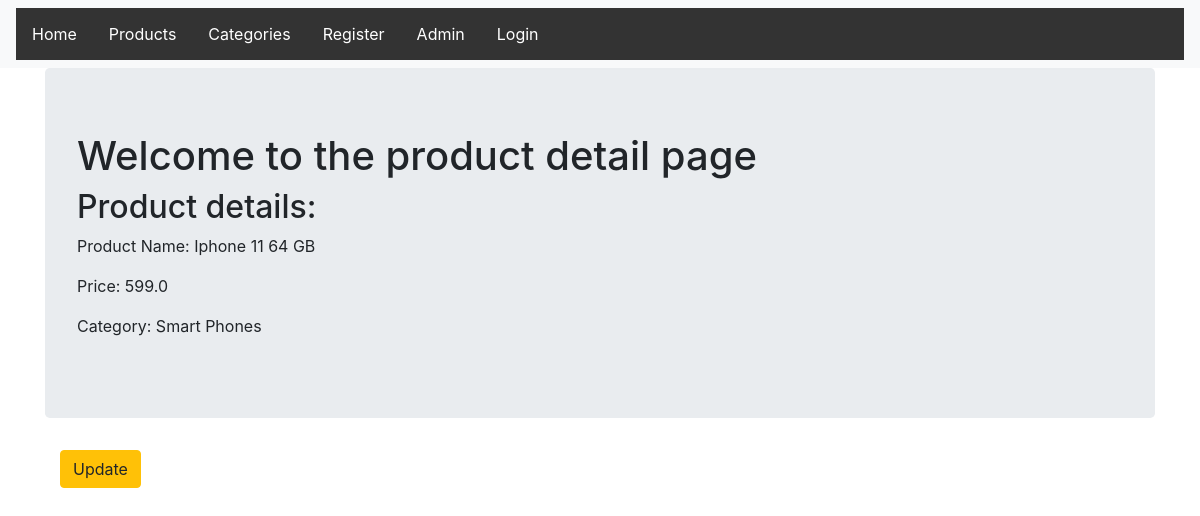
The page /core/1/ on the database its author committed.
### core/models.py (models this page shows, shortened)
class Product(models.Model):
    name = models.CharField(max_length=50)
    price_ht = models.FloatField()
    category = models.ForeignKey("core.Category", on_delete=models.CASCADE, related_name='products')
    TVA_AMOUNT = 0.0725

class Category(models.Model):
    name = models.CharField(max_length=50)
    description = models.TextField(max_length=100)
    def __str__(self):
        return self.name

### core/views.py (the view)
# urls.py: url(r'^(?P<pk>\d+)/$', views.ProductDetailView.as_view(), name='detail'),
class ProductDetailView(DetailView):
    context_object_name = 'product_detail'
    model = Product
    template_name = "core/product_detail.html"

### core/templates/core/product_detail.html
{% extends "core/core_base.html"%}
{% block body_block%}
<div class="jumbotron">
  <h1>Welcome to the product detail page</h1>
  <h2>Product details: </h2>
  <p>Product Name: {{product_detail.name}}</p>
  <p>Price: {{product_detail.price_ht}}</p>
  <p>Category: {{product_detail.category}}</p>
</div>
<div class="container">
  <p><a class='btn btn-warning' href="{% url 'core:update' pk=product_detail.pk %}">Update</a></p>
</div>
{% endblock %}

### static/css/shopping_cart.css (style rules this page uses)
body { margin: 0px; background-color: none; }

### rows shown on the page
Product: name "Iphone 11 64 GB", price_ht "599.0", category "Smart Phones"
